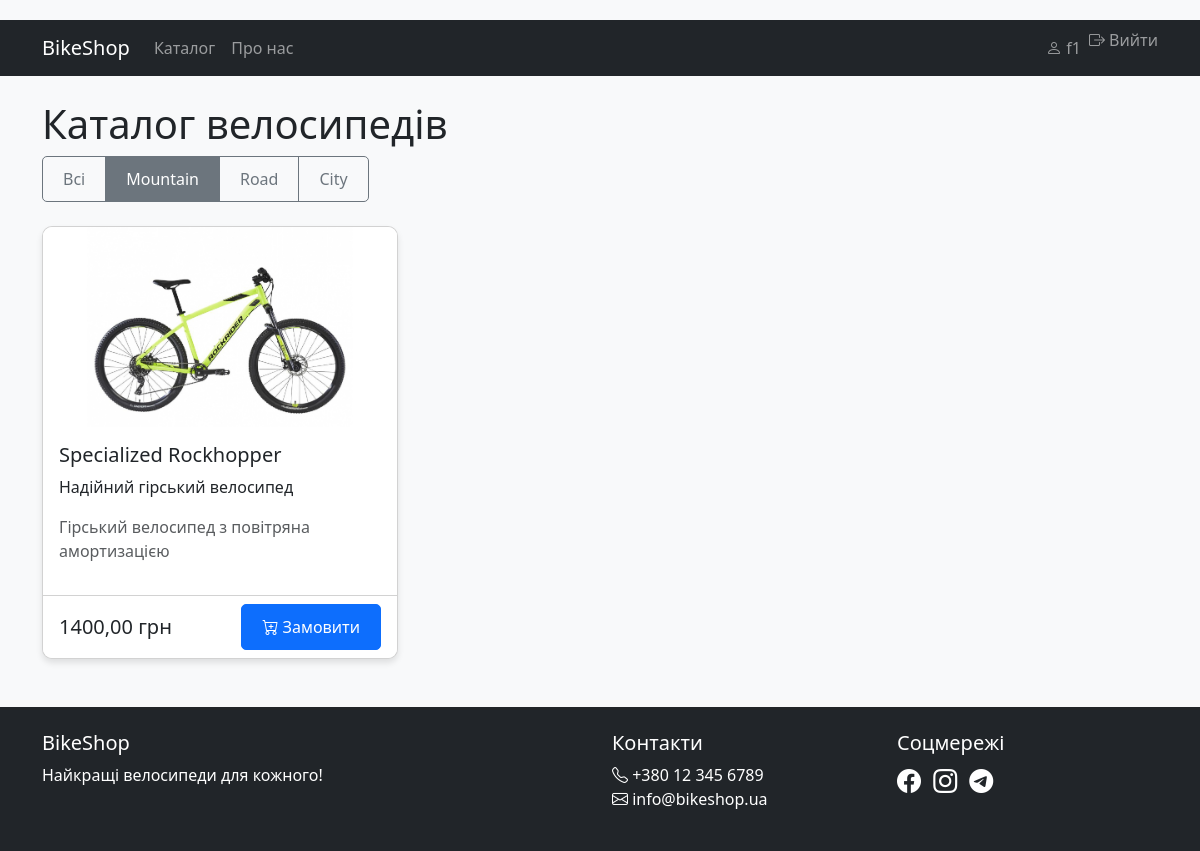
Page /bikes/?type=1 (signed in) on the committed database.
### shop/models.py (models this page shows, shortened)
class BikeType(models.Model):
    name = models.CharField(max_length=50)
    description = models.TextField()

class Bike(models.Model):
    name = models.CharField(max_length=100)
    bike_type = models.ForeignKey(BikeType, on_delete=models.CASCADE)
    price = models.DecimalField(max_digits=10, decimal_places=2)
    description = models.TextField()
    image = models.ImageField(upload_to='bikes/')
    in_stock = models.BooleanField(default=True)
    def get_specifics(self) -> str:
        if hasattr(self, 'mountain_spec'):
            return self.mountain_spec.get_specifics()
        if hasattr(self, 'road_spec'):
            return self.road_spec.get_specifics()
        if hasattr(self, 'city_spec'):
            return self.city_spec.get_specifics()
        return "Звичайний велосипед"

class MountainBikeSpec(models.Model):
    bike = models.OneToOneField(Bike, on_delete=models.CASCADE, related_name='mountain_spec')
    suspension = models.CharField(max_length=50)
    def get_specifics(self) -> str:
        return f"Гірський велосипед з {self.suspension} амортизацією"

### shop/views.py (the view)
# urls.py: path('bikes/', views.bike_list, name='bike_list'),
@login_required
def bike_list(request):
    bike_type_id = request.GET.get('type')
    bikes = Bike.objects.filter(in_stock=True)
    active_type: Optional[BikeType] = None
    if bike_type_id and bike_type_id != 'all':
        active_type = get_object_or_404(BikeType, pk=bike_type_id)
        bikes = bikes.filter(bike_type=active_type)
    bike_types = BikeType.objects.all()
    return render(request, 'shop/bike_list.html', {
        'bikes': bikes,
        'bike_types': bike_types,
        'active_type': active_type
    })

### shop/templates/shop/bike_list.html (shortened to what this page needs)
{% extends 'base.html' %}
{% block content %}
<div class="row mb-4">
    <div class="col-12">
        <h1 class="display-6">Каталог велосипедів</h1>
        <div class="btn-group" role="group" aria-label="Фільтр за типом велосипеда">
            <a href="?type=all" class="btn btn-outline-secondary {% if not active_type %}active{% endif %}">Всі</a>
            {% for type in bike_types %}
            <a href="?type={{ type.id }}" class="btn btn-outline-secondary {% if active_type and type.id == active_type.id %}active{% endif %}">
                {{ type.name }}
            </a>
            {% endfor %}
        </div>
    </div>
</div>
<div class="row row-cols-1 row-cols-md-3 g-4">
    {% for bike in bikes %}
    <div class="col">
        <div class="card h-100">
            <img src="{{ bike.image.url }}" class="card-img-top" alt="{{ bike.name }}">
            <div class="card-body">
                <h5 class="card-title">{{ bike.name }}</h5>
                <p class="card-text">{{ bike.description|truncatechars:100 }}</p>
                <p class="text-muted">{{ bike.get_specifics }}</p>
            </div>
            <div class="card-footer bg-white">
                <div class="d-flex justify-content-between align-items-center">
                    <span class="h5 mb-0">{{ bike.price }} грн</span>
                    <a href="{% url 'shop:create_order' bike.id %}" class="btn btn-primary">
                        <i class="bi bi-cart-plus"></i> Замовити
                    </a>
                </div>
            </div>
        </div>
    </div>
    {% empty %}
    <div class="col-12">
        <div class="alert alert-info">Велосипедів не знайдено</div>
    </div>
    {% endfor %}
</div>
{% endblock %}

### shop/templates/base.html (shortened to what this page needs)
<!DOCTYPE html>
<html lang="uk">
<head>
    <link href="https://cdn.jsdelivr.net/npm/bootstrap@5.3.0/dist/css/bootstrap.min.css" rel="stylesheet" />
    <link rel="stylesheet" href="https://cdn.jsdelivr.net/npm/bootstrap-icons@1.10.0/font/bootstrap-icons.css" />
    {% load static %}
    <link rel="stylesheet" href="{% static 'css/styles.css' %}" />
</head>
<body>
    <nav class="navbar navbar-expand-lg navbar-dark bg-dark">
        <div class="container">
            <a class="navbar-brand" href="{% url 'shop:home' %}">BikeShop</a>
            <div class="collapse navbar-collapse" id="navbarNav">
                <ul class="navbar-nav me-auto mb-2 mb-lg-0">
                    <li class="nav-item">
                        <a class="nav-link" href="{% url 'shop:bike_list' %}">Каталог</a>
                    </li>
                    <li class="nav-item">
                        <a class="nav-link" href="#" role="button" tabindex="0" aria-disabled="true">Про нас</a>
                    </li>
                </ul>
                <ul class="navbar-nav">
                    {% if user.is_authenticated %}
                    <li class="nav-item">
                        <a class="nav-link" href="{% url 'profile' %}">
                            <i class="bi bi-person"></i> {{ user.username }}
                        </a>
                    </li>
                    <li class="nav-item">
                        <form method="post" action="{% url 'logout' %}" class="d-inline">
                            <button
                                type="submit"
                                class="nav-link btn btn-link p-0"
                                style="border: none; background: none;"
                            >
                                <i class="bi bi-box-arrow-right"></i> Вийти
                            </button>
                        </form>
                    </li>
                    {% endif %}
                </ul>
            </div>
        </div>
    </nav>
    <div class="container mt-4">
        {% block content %}{% endblock %}
    </div>
    <footer class="bg-dark text-white mt-5 py-4">
        <div class="container">
            <div class="row">
                <div class="col-md-6">
                    <h5>BikeShop</h5>
                    <p>Найкращі велосипеди для кожного!</p>
                </div>
                <div class="col-md-3">
                    <h5>Контакти</h5>
                    <ul class="list-unstyled">
                        <li><i class="bi bi-telephone"></i> +380 12 345 6789</li>
                        <li><i class="bi bi-envelope"></i> info@bikeshop.ua</li>
                    </ul>
                </div>
                <div class="col-md-3">
                    <h5>Соцмережі</h5>
                    <div class="social-links">
                        <a href="#" class="text-white me-2" aria-label="Facebook"><i class="bi bi-facebook"></i></a>
                        <a href="#" class="text-white me-2" aria-label="Instagram"><i class="bi bi-instagram"></i></a>
                        <a href="#" class="text-white me-2" aria-label="Telegram"><i class="bi bi-telegram"></i></a>
                    </div>
                </div>
            </div>
        </div>
    </footer>
</body>
</html>

### static/css/styles.css (style rules this page uses)
body { background-color: #f8f9fa; padding-top: 20px; }
.card { transition: transform 0.2s ease, box-shadow 0.2s ease; border-radius: 10px; overflow: hidden; box-shadow: 0 4px 6px rgba(0, 0, 0, 0.1); }
.card-img-top { height: 200px; object-fit: cover; }
.social-links a { font-size: 1.5rem; transition: color 0.2s ease; }
.btn { border-radius: 5px; padding: 10px 20px; }

### rows in the picture
BikeType: name "Mountain"
BikeType: name "Road"
BikeType: name "City"
Bike: image (picture), name "Specialized Rockhopper", description "Надійний гірський велосипед", get_specifics "Гірський велосипед з повітряна амортизацією", price "1400,00"

### other values in the picture
{{ user.username }} "f1"
